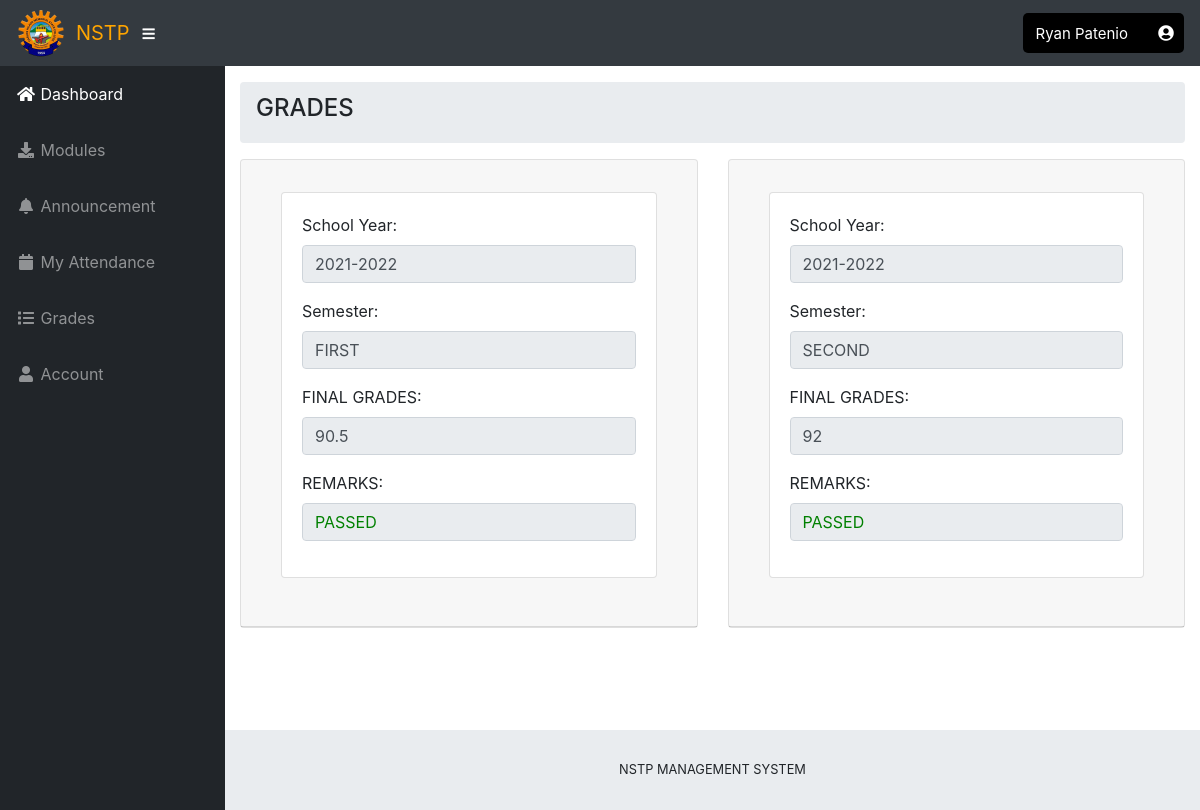
/student-grades/index.php (signed in), run on the app's committed database.
### tables this page shows
CREATE TABLE `grades` (
  `GRD_ID` int(11) NOT NULL,
  `IDNO` varchar(100) NOT NULL DEFAULT '0',
  `ENROLL_ID` int(50) NOT NULL DEFAULT '0',
  `MID_TERM` varchar(100) NOT NULL DEFAULT '0',
  `END_TERM` varchar(100) NOT NULL DEFAULT '0',
  `FINAL` varchar(100) NOT NULL DEFAULT '0',
  `REMARKS` varchar(50) NOT NULL DEFAULT '0',
  `ACAD_ID` int(50) NOT NULL DEFAULT '0'
);

CREATE TABLE `acad_year` (
  `ACAD_ID` int(11) NOT NULL,
  `SCHOOL_YEAR` varchar(100) NOT NULL,
  `SEMESTER` varchar(50) NOT NULL,
  `STATUS` varchar(100) NOT NULL
);

### include/database.php (called while the page is built, shortened)
<?php
 class database{
var $sql_string = '';
	private $conn;
	public function open_connection() {
		$this->conn = mysqli_connect(server,user,pass);
		if(!$this->conn){
			echo "Problem in database connection! Contact administrator!";
			exit();
		}else{
			$db_select = mysqli_select_db($this->conn, database_name);
		}
	}
	function setQuery($sql='') {
		$this->sql_string=$sql;
	}
	function executeQuery() {
		$result = mysqli_query($this->conn,$this->sql_string);
		return $result;
	}
	private function confirm_query($result) {
		return $result;
	}
	public function num_rows($result_set) {
		return mysqli_num_rows($result_set);
	}
	function loadSingleResult() {
		$cur = $this->executeQuery();
		while ($row = mysqli_fetch_object($cur)) {
			$data = $row;
		}
		return $data;
	}
}
$mydb = new database();
?>

### student-grades/index.php (the view, shortened to what this page needs)
<?php
include('../student-asset/header.php');
include('../student-asset/sidebar.php');
?>
 <div id="content-wrapper">
      <div class="container-fluid">
 <ol class="breadcrumb">
         <h4 class="center">GRADES</h4>
        </ol>
<div class="row">
<?php
$first_sem_data = getFirstSem($IDNO);
if($first_sem_data !='0'){
?>
	<div class="col-lg-6">
  <div class="card mb-3">
   <div class="card-header">
        <div class="card-body">
          <div class="card mb-3">
          <div class="card-body">
          <div class="form-group">
             <div class="form-row">
                    <div class="col-md">
                <label  for="">School Year: </label>
                  <input class="form-control input-sm" id="sy" readonly name="sy" placeholder=
                      "School Year" type="text" value="<?php  echo $first_sem_data->SCHOOL_YEAR; ?>">
                </div>
              </div>
            </div>
            <div class="form-group">
             <div class="form-row">
                    <div class="col-md">
                <label  for="">Semester: </label>
                  <input class="form-control input-sm" id="sem" readonly name="sem" placeholder=
                      "Semester" type="text" value="<?php echo $first_sem_data->SEMESTER ?>">
                </div>
              </div>
            </div>
            <div class="form-group">
             <div class="form-row">
                    <div class="col-md">
                <label  for="">FINAL GRADES: </label>
                  <input class="form-control input-sm"  id="fin" readonly name="fin" placeholder=
                      "Final" type="text" value="<?php echo $first_sem_data->FINAL ?>">
                </div>
              </div>
            </div>
            <?php
            if($first_sem_data->REMARKS =='PASSED'){
            	$color = 'green';
            	$remarks = 'PASSED';
            }else if($first_sem_data->REMARKS=='INC'){
            	$color = 'red';
            	$remarks = 'INC';
            }else if($first_sem_data->REMARKS == 'DROP'){
            	$color = 'red';
            	$remarks = 'DROP';
            }else if($first_sem_data->REMARKS == 'not good'){
            	$color = 'blue';
            	$remarks = 'Pending...';
            }else{
            	$color = 'red';
            	$remarks = 'error 10029';
            }
            ?>
            <div class="form-group">
             <div class="form-row">
                    <div class="col-md">
                <label  for="">REMARKS: </label>
                  <input class="form-control input-sm"  id="fin" readonly name="fin" placeholder=
                      "Remarks" type="text" value="<?php echo $remarks; ?>" style="color:<?php echo $color; ?>;">
                </div>
              </div>
            </div>
          </div>
        </div>
       </div>
     </div>
   </div>
</div>
<?php
}else{
include('empty/first.php');
}
 ?>
<?php
$second_sem_data = getSecondSem($IDNO);
if($second_sem_data !='0'){
?>
<div class="col-lg-6">
  <div class="card mb-3">
   <div class="card-header">
        <div class="card-body">
          <div class="card mb-3">
          <div class="card-body">
          <div class="form-group">
             <div class="form-row">
                    <div class="col-md">
                <label  for="">School Year: </label>
                  <input class="form-control input-sm" id="sy" readonly name="sy" placeholder=
                      "School Year" type="text" value="<?php  echo $second_sem_data->SCHOOL_YEAR; ?>">
                </div>
              </div>
            </div>
            <div class="form-group">
             <div class="form-row">
                    <div class="col-md">
                <label  for="">Semester: </label>
                  <input class="form-control input-sm" id="sem" readonly name="sem" placeholder=
                      "Semester" type="text" value="<?php echo $second_sem_data->SEMESTER ?>">
                </div>
              </div>
            </div>
            <div class="form-group">
             <div class="form-row">
                    <div class="col-md">
                <label  for="">FINAL GRADES: </label>
                  <input class="form-control input-sm"  id="fin" readonly name="fin" placeholder=
                      "Final" type="text" value="<?php echo $second_sem_data->FINAL ?>">
                </div>
              </div>
            </div>
			<?php
            if($second_sem_data->REMARKS =='PASSED'){
            	$color2 = 'green';
            	$remarks2 = 'PASSED';
            }else if($second_sem_data->REMARKS=='INC'){
            	$color2 = 'red';
            	$remarks2 = 'INC';
            }else if($second_sem_data->REMARKS == 'DROP'){
            	$color2 = 'red';
            	$remarks2 = 'DROP';
            }else if($second_sem_data->REMARKS == 'not good'){
            	$color2 = 'blue';
            	$remarks2 = 'Pending...';
            }else{
            	$color2 = 'red';
            	$remarks2 = 'error 10029';
            }
			 ?>
            <div class="form-group">
             <div class="form-row">
                    <div class="col-md">
                <label  for="">REMARKS: </label>
                  <input class="form-control input-sm"  id="fin" readonly name="fin" placeholder=
                      "Remarks" type="text" value="<?php echo $remarks2; ?>" style="color:<?php echo $color2; ?>;">
                </div>
              </div>
            </div>
          </div>
        </div>
       </div>
     </div>
   </div>
</div>
<?php
}else{
	include('empty/second.php');
}
 ?>
</div>
<?php
include('../student-asset/footer.php');
function getFirstSem($IDNO){
	global $mydb;
	$mydb->setQuery("select grd.GRD_ID,grd.MID_TERM,grd.END_TERM,grd.FINAL,grd.REMARKS,ac.SCHOOL_YEAR,ac.SEMESTER from grades grd,acad_year ac where grd.ACAD_ID = ac.ACAD_ID and ac.SEMESTER = 'FIRST' and grd.IDNO = '".$IDNO."';");
	$cur = $mydb->executeQuery();
	$numrows = $mydb->num_rows($cur);
	if($numrows > 0){
		$found = $mydb->loadSingleResult();
		return $found;
	}else{
		return 0;
	}
}
function getSecondSem($IDNO){
	global $mydb;
	$mydb->setQuery("select grd.GRD_ID,grd.MID_TERM,grd.END_TERM,grd.FINAL,grd.REMARKS,ac.SCHOOL_YEAR,ac.SEMESTER from grades grd,acad_year ac where grd.ACAD_ID = ac.ACAD_ID and ac.SEMESTER = 'SECOND' and grd.IDNO = '".$IDNO."';");
	$cur = $mydb->executeQuery();
	$numrows = $mydb->num_rows($cur);
	if($numrows > 0){
		$found = $mydb->loadSingleResult();
		return $found;
	}else{
		return 0;
	}
}
 ?>

### data on the page
grades: sy "2021-2022", sem "FIRST", fin "90.5", fin "PASSED"
grades: sy "2021-2022", sem "SECOND", fin "92", fin "PASSED"

### other printed values
$_SESSION['student_name'] "Ryan Patenio"
